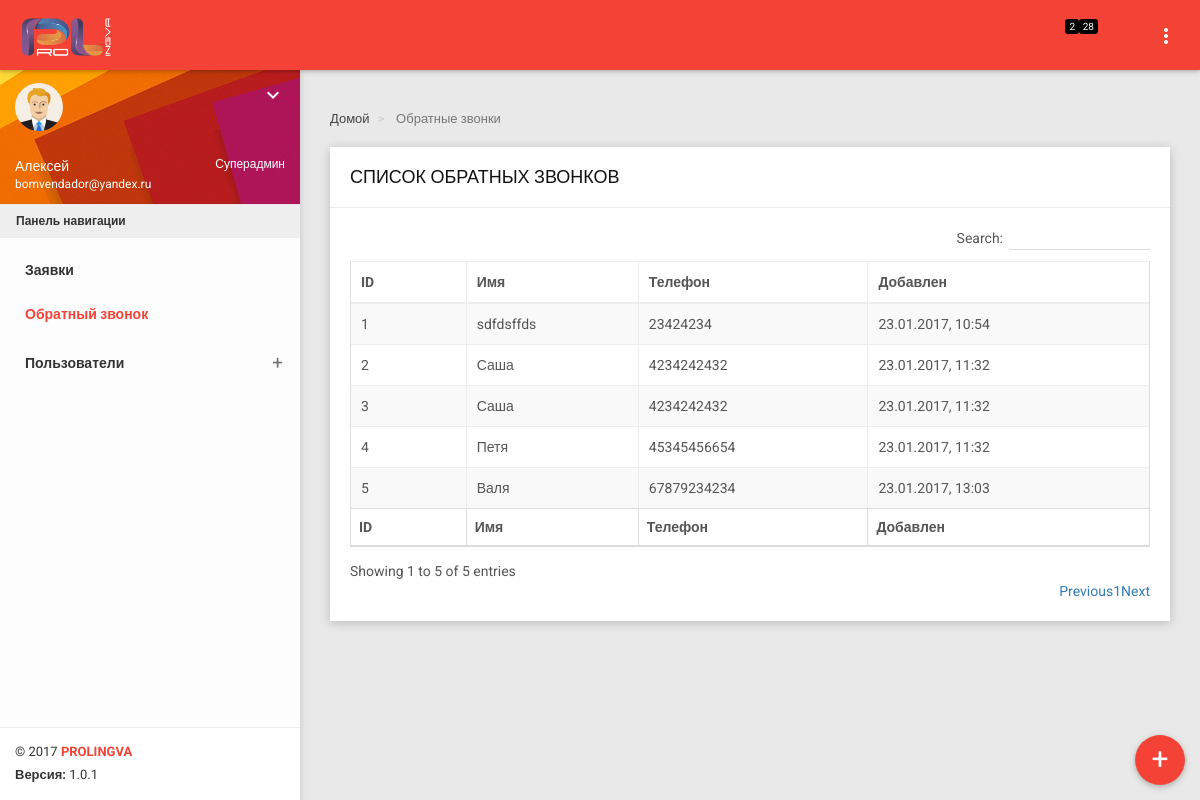
The page /ru/dashbrd/back_calls/ (signed in) on the database its author committed.
### ru/models.py (models this page shows)
class UserProfile(models.Model):
    user = models.OneToOneField(User)
    tel = models.CharField(max_length=15)
    role = models.ForeignKey(Role, blank=False, null=False)

class Role(models.Model):
    role_name = models.CharField(max_length=20)

class BackCall(models.Model):
    tel = models.CharField(max_length=25)
    name = models.CharField(max_length=100)
    added = models.DateTimeField(auto_now_add=True, auto_now=False)
    order = models.ForeignKey(SentDoc, null=True, blank=True)
    new = models.BooleanField(default=True)
    viewed_by = models.ForeignKey(User, null=True, blank=True)

### dashboard_ru/views.py (the view)
@login_required(redirect_field_name=None, login_url='/ru/dashbrd/login')
def get_back_calls(request):
    back_calls = None
    if UserProfile.objects.get(user=request.user).role.role_name == u'Суперадмин' or UserProfile.objects.get(
            user=request.user).role.role_name == u'Админ':
        back_calls = BackCall.objects.all()
    context = get_data_proc(request)
    context.update({
        'back_calls': back_calls,
    })
    return render(request, 'back_calls.html', context)

### dashboard_ru/templates/back_calls.html (shortened to what this page needs)
{% extends 'base_board.html' %}
{% load static %}
{% block links %}
            <link rel="stylesheet" href="{% static 'dashboard/plugins/sweetalert/sweetalert.css' %}">
            <link rel="stylesheet" href="{% static 'dashboard/plugins/jquery-datatable/skin/bootstrap/css/dataTables.bootstrap.css' %}">
            <link rel="stylesheet" href="{% static 'css/dashboard/style.css' %}">
{% endblock %}
{% block breadcrumbs %}
    <ol class="breadcrumb">
        <li>
            <a href="{% url 'ru:dashboard_ru:base_board' user.id %}">
                 Домой
            </a>
        </li>
        <li class="active">
             Обратные звонки
        </li>
    </ol>
{% endblock %}
{% block content %}
            <div class="row clearfix">
                <div class="col-lg-12 col-md-12 col-sm-12 col-xs-12">
                    <div class="card">
                        <div class="header">
                            <h2>
                                СПИСОК ОБРАТНЫХ ЗВОНКОВ
                            </h2>
                        </div>
                        <div class="body">
                            <table class="table table-bordered table-striped table-hover dataTable {% if user_profile.role.role_name == 'Суперадмин' %} js-exportable {% else %} js-basic-example {% endif %}">
                                <thead>
                                    <tr>
                                        <th>ID</th>
                                        <th>Имя</th>
                                        <th>Телефон</th>
                                        <th>Добавлен</th>
                                    </tr>
                                </thead>
                                <tfoot>
                                        <th>ID</th>
                                        <th>Имя</th>
                                        <th>Телефон</th>
                                        <th>Добавлен</th>
                                </tfoot>
                                <tbody>
                                {% for back_call in back_calls %}
                                    <tr class="back_call pointer-pure" id="{{ back_call.id }}">
                                        <td>
                                            {{ back_call.id }}
                                        </td>
                                        <td>{{ back_call.name }}</td>
                                        <td>{{ back_call.tel }}</td>
                                        <td>{{ back_call.added|date:"d.m.Y, H:i" }}</td>
                                    </tr>
                                {% endfor %}
                                </tbody>
                            </table>
                        </div>
                    </div>
                </div>
            </div>
{% endblock %}

### dashboard_ru/templates/base_board.html (shortened to what this page needs)
{% load static %}
<!DOCTYPE html>
<html>
<head>
        <link href="{% static 'dashboard/plugins/bootstrap/css/bootstrap.css' %}" rel="stylesheet">
    <link href="{% static 'dashboard/plugins/node-waves/waves.css' %}" rel="stylesheet" />
    <link href="{% static 'dashboard/plugins/animate-css/animate.css' %}" rel="stylesheet" />
    <link href="{% static 'dashboard/plugins/morrisjs/morris.css' %}" rel="stylesheet" />
    <link href="{% static 'css/dashboard/style.css' %}" rel="stylesheet">
    <link rel="stylesheet" href="{% static 'dashboard/plugins/sweetalert/sweetalert.css' %}">
    <link href="{% static 'css/dashboard/themes/all-themes.css' %}" rel="stylesheet" />
    <link rel="stylesheet" href="//cdn.materialdesignicons.com/1.7.22/css/materialdesignicons.min.css">
    {% block links %}
    {% endblock %}
    <link href="{% static 'css/custom.css' %}" rel="stylesheet" />
</head>
<body class="theme-red">
    <nav class="navbar">
        <div class="container-fluid">
            <div class="navbar-header">
                <a class="navbar-brand" href="index.html" style="padding-top: 8px"><img class="media-object" src="/static/img/logo/logo1_white.png" width="90" height="40"></a>
            </div>
            <div class="collapse navbar-collapse" id="navbar-collapse">
                <ul class="nav navbar-nav navbar-right">
                {% if user_profile.role.role_name != 'Клиент' %}
                    <li class="">
                        <a href="{% url 'ru:dashboard_ru:get_new_orders' %}" class="" role="button" data-toggle="tooltip" title="Новые звонки" data-placement="bottom">
                            <span class="label-count" id="new_count_label">{% if new_calls_count != 0 %}{{ new_calls_count }}{% endif %}</span>
                        </a>
                    </li>
                    <li class="">
                        <a href="{% url 'ru:dashboard_ru:get_new_orders' %}" class="" role="button" data-toggle="tooltip" title="Новые заявки" data-placement="bottom">
                            <span class="label-count" id="new_count_label">{% if new_count != 0 %}{{ new_count }}{% endif %}</span>
                        </a>
                    </li>
                    {% else %}
                    <li class="">
                        <a href="{% url 'ru:dashboard_ru:help_dashboard' %}" class="" role="button" data-toggle="tooltip" title="Помощь" data-placement="bottom">
                                <i class="mdi mdi-help f_s_20"></i>
                        </a>
                    </li>
                {% endif %}
                    <li class="">
                        <a href="{% url 'ru:index' %}" class="" role="button" data-toggle="tooltip" title="Назад к главной странице" data-placement="bottom">
                        </a>
                    </li>
                    <li class="">
                        <a href="{% url 'ru:dashboard_ru:logout_board' %}" class="" role="button" data-toggle="tooltip" title="Выйти" data-placement="bottom">
                        </a>
                    </li>
                    <li class="pull-right"><a href="javascript:void(0);" class="js-right-sidebar" data-close="true"><i class="material-icons">more_vert</i></a></li>
                </ul>
            </div>
        </div>
    </nav>
    <section>
        <aside id="leftsidebar" class="sidebar">
            <div class="user-info">
                <div class="image">
                    <img src="{% static 'img/user.png' %}" width="48" height="48" alt="User" />
                </div>
                    <div class="btn-group user-helper-dropdown color_white shadow-none float-right">
                        <i class="material-icons pointer-pure" data-toggle="dropdown" aria-haspopup="true" aria-expanded="true">keyboard_arrow_down</i>
                    </div>
                <div class="info-container">
                    {% if user_profile.role.id != 3 %}
                    <div class="email float-right">{{ user_profile.role.role_name }}</div>
                    {% endif %}
                    <div class="name" data-toggle="dropdown" aria-haspopup="true" aria-expanded="false">{{ user.first_name }}</div>
                    <div class="email">{{ user.email }}</div>
                </div>
            </div>
            <div class="menu">
                <ul class="list" id="menu_list">
                    <li class="header m-b-10">Панель навигации</li>
                    <li class="" id="menu_orders">
                        <a href="{% url 'ru:dashboard_ru:get_sent_docs' %}" class="padding_menu">
                            <span>Заявки</span>
                        </a>
                    </li>
                {% if user_profile.role.role_name != 'Клиент' %}
                    <li class="" id="menu_back_calls">
                        <a href="{% url 'ru:dashboard_ru:get_back_calls' %}" class="padding_menu">
                            <span>Обратный звонок</span>
                        </a>
                    </li>
                    <li>
                        <a href="javascript:void(0);" class="menu-toggle" id="menu_users">
                            <span>Пользователи</span>
                        </a>
                    </li>
                    {% endif %}
                </ul>
            </div>
            <div class="legal">
                <div class="copyright">
                    &copy; 2017 <a href="javascript:void(0);">PROLINGVA</a>
                </div>
                <div class="version">
                    <b>Версия: </b> 1.0.1
                </div>
            </div>
        </aside>
    </section>
    <section class="content">
    {% if user_profile.role.id == 1 or user_profile.role.id == 2 or user_profile.role.id == 3 %}
        {% if not new_order %}
            <a href="{% url 'ru:dashboard_ru:add_new_order' %}">
                <button type="button" class="btn bg-red btn-circle-lg waves-effect waves-circle waves-float round_btn" data-toggle="tooltip" title="Добвавить заявку" data-placement="left" id="add_order">
                    <p class="text_rnd_btn">+</p>
                </button>
            </a>
        {% endif %}
    {% endif %}
    {% block breadcrumbs %}
    {% endblock %}
        <div class="container-fluid">
            {% block content %}{% endblock %}
        </div>
    </section>
</body>
</html>

### static/css/dashboard/themes/all-themes.css (style rules this page uses)
.theme-red .navbar-brand { color: #fff; }
.theme-red .nav > li > a { color: #fff; }
.theme-red .sidebar .menu .list li.active { background-color: transparent; }
.theme-red .sidebar .menu .list li.active > :first-child i, .theme-red .sidebar .menu .list li.active > :first-child span { color: #F44336; }
.theme-red .sidebar .legal { background-color: #fff; }
.theme-red .sidebar .legal .copyright a { color: #F44336 !important; }

### static/css/custom.css (style rules this page uses)
.float-right { float: right; }
.color_white { color: white;; }
.shadow-none { box-shadow: none; }
.pointer-pure { cursor: pointer; }
.round_btn { position: fixed; right: 15px; bottom: 15px; z-index: 3; }
.text_rnd_btn { font-size: 30px; padding-top: 2px; }
.padding_menu { padding: 5px 13px !important; }
ul { list-style-type: none; }

### rows shown on the page
UserProfile: role.role_name "Суперадмин"
BackCall: id "1", name "sdfdsffds", tel "23424234", added "23.01.2017, 10:54"
BackCall: id "2", name "Саша", tel "4234242432", added "23.01.2017, 11:32"
BackCall: id "3", name "Саша", tel "4234242432", added "23.01.2017, 11:32"
BackCall: id "4", name "Петя", tel "45345456654", added "23.01.2017, 11:32"
BackCall: id "5", name "Валя", tel "67879234234", added "23.01.2017, 13:03"

### other values the page prints
{{ new_calls_count }} "2"
{{ new_count }} "28"
{{ user.first_name }} "Алексей"
{{ user.email }} "bomvendador@yandex.ru"
